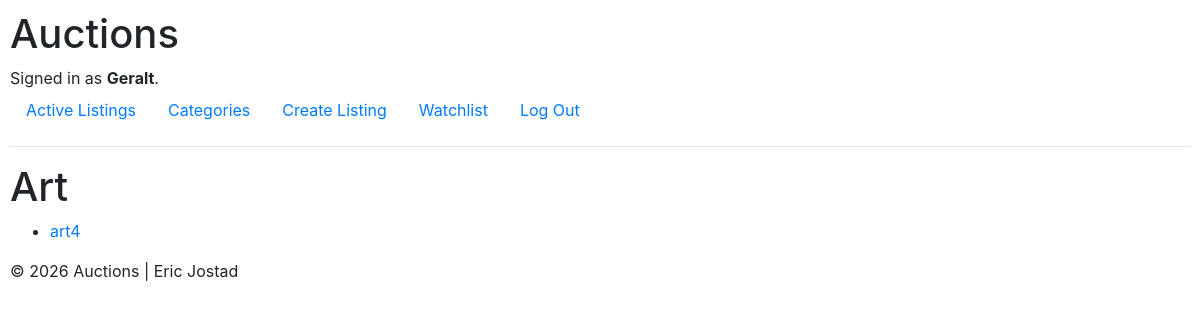
Screenshot of /categories/Art (signed in) with the database file from the repository.
### auctions/models.py (models this page shows)
class User(AbstractUser):
    pass

class Auction(models.Model):
    user = models.ForeignKey(User, on_delete=models.CASCADE)
    title = models.CharField(max_length=150)
    description = models.TextField(
        validators=[MinValueValidator(20), MaxValueValidator(1000)])
    starting_bid = models.DecimalField(
        max_digits=10, decimal_places=2, validators=[MinValueValidator(Decimal("0.01"))])
    image_url = models.URLField(blank=True)
    category = models.CharField(
        max_length=64)

### auctions/views.py (the view)
def category_listings(request, category):
    category_listings = Auction.objects.filter(category=category)
    return render(request, "auctions/category.html", {
        "category": category,
        "category_listings": category_listings
    })

### auctions/templates/auctions/category.html (shortened to what this page needs)
{% extends "auctions/layout.html" %}
{% block body %}
    <h1>{{ category }}</h1>
    <ul>
        {% for auction in category_listings %}
            <li>
                <a href="{% url 'auctions:listing' auction.id auction.title %}">{{ auction.title }}</a>
            </li>
        {% empty %}
            <li>No active listings in this category.</li>
        {% endfor %}
    </ul>
{% endblock %}

### auctions/templates/auctions/layout.html (shortened to what this page needs)
{% load static %}
<!DOCTYPE html>
<html lang="en">
    <head>
        <link rel="stylesheet" href="https://stackpath.bootstrapcdn.com/bootstrap/4.4.1/css/bootstrap.min.css">
        <link href="{% static 'auctions/styles.css' %}" rel="stylesheet">
    </head>
    <body>
        <h1>Auctions</h1>
        <div>
            {% if user.is_authenticated %}
                Signed in as <strong>{{ user.username }}</strong>.
            {% else %}
                Not signed in.
            {% endif %}
        </div>
        <ul class="nav">
            <li class="nav-item">
                <a class="nav-link" href="{% url 'auctions:index' %}">Active Listings</a>
            </li>
            <li class="nav-item">
                <a class="nav-link" href="{% url 'auctions:categories' %}">Categories</a>
            </li>
            {% if user.is_authenticated %}
                <li class="nav-item">
                    <a class="nav-link" href="{% url 'auctions:create_listing' %}">Create Listing</a>
                </li>
                <li class="nav-item">
                    <a class="nav-link" href="{% url 'auctions:watchlist' %}">Watchlist</a>
                </li>
                <li class="nav-item">
                    <a class="nav-link" href="{% url 'auctions:logout' %}">Log Out</a>
                </li>
            {% endif %}
        </ul>
        <hr>
        {% block body %}
        {% endblock %}
    </body>
    <footer>
        {% block footer %}
        <p>&copy; 2026 Auctions | Eric Jostad</p>
        {% endblock %}
    </footer>
</html>

### auctions/static/auctions/styles.css (style rules this page uses)
body { padding: 10px; }

### rows the page displays
User: username "Geralt"
Auction: category "Art", title "art4"
